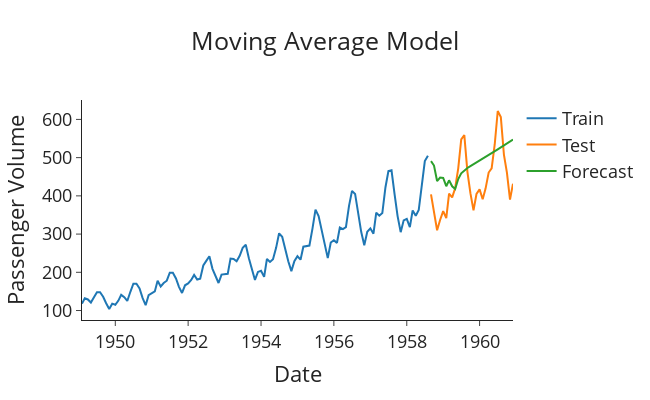

The notebook cell this image was saved under:
### Code cell
# Import packages
from scipy.special import inv_boxcox
import plotly.graph_objects as go

# Get forecasts and convert to actual passenger volumes
transformed_forecasts = list(model.forecast(steps=len(test)))
boxcox_forecasts = []
for idx in range(len(test)):
    if idx == 0:
        boxcox_forecast = transformed_forecasts[idx] + train['Passengers_boxcox'].iloc[-1]
    else:
        boxcox_forecast = transformed_forecasts[idx] + boxcox_forecasts[idx-1]

    boxcox_forecasts.append(boxcox_forecast)

forecasts = inv_boxcox(boxcox_forecasts, lam)


def plot_forecasts(forecasts: list[float],
                   title: str) -> None:
    """Function to plot the forecasts."""
    fig = go.Figure()
    fig.add_trace(go.Scatter(x=train['Month'], y=train['#Passengers'], name='Train'))
    fig.add_trace(go.Scatter(x=test['Month'], y=test['#Passengers'], name='Test'))
    fig.add_trace(go.Scatter(x=test['Month'], y=forecasts, name='Forecast'))
    fig.update_layout(template="simple_white", font=dict(size=18), title_text=title,
                      width=650, title_x=0.5, height=400, xaxis_title='Date',
                      yaxis_title='Passenger Volume')

    return fig.show()


# Plot the forecasts
plot_forecasts(forecasts, 'Moving Average Model')
